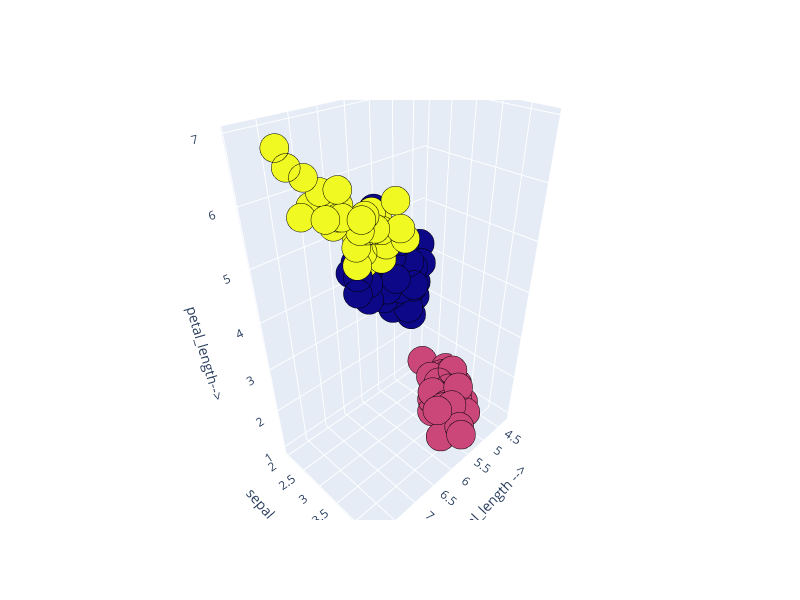

The cell this chart's notebook holds for it:
### Code cell
import plotly.graph_objects as go  #for 3D plot

## 3D plot 
Scene = dict(xaxis = dict(title  = 'sepal_length -->'),yaxis = dict(title  = 'sepal_width--->'),zaxis = dict(title  = 'petal_length-->'))

labels = model.labels_
trace = go.Scatter3d(x=X[:, 0], y=X[:, 1], z=X[:, 2], mode='markers',marker=dict(color = labels, size= 10, line=dict(color= 'black',width = 10)))
layout = go.Layout(margin=dict(l=0,r=0),scene = Scene,height = 600,width = 800)
data = [trace]
fig = go.Figure(data = data, layout = layout)
fig.show()

### Figure 1 — Plotly figure (JSON) as saved in the notebook; plotly's stock layout.template omitted (floating-point values rounded to 4 significant figures; data arrays with more than 128 entries replaced by an {"elided": "..."} marker saying what was removed)
{"data": [{"marker": {"color": {"elided": "150 int values"}, "line": {"color": "black", "width": 10}, "size": 10}, "mode": "markers", "type": "scatter3d", "x": {"elided": "150 float values"}, "y": {"elided": "150 float values"}, "z": {"elided": "150 float values"}}], "layout": {"height": 600, "margin": {"l": 0, "r": 0}, "scene": {"xaxis": {"title": {"text": "sepal_length -->"}}, "yaxis": {"title": {"text": "sepal_width--->"}}, "zaxis": {"title": {"text": "petal_length-->"}}}, "width": 800}}
